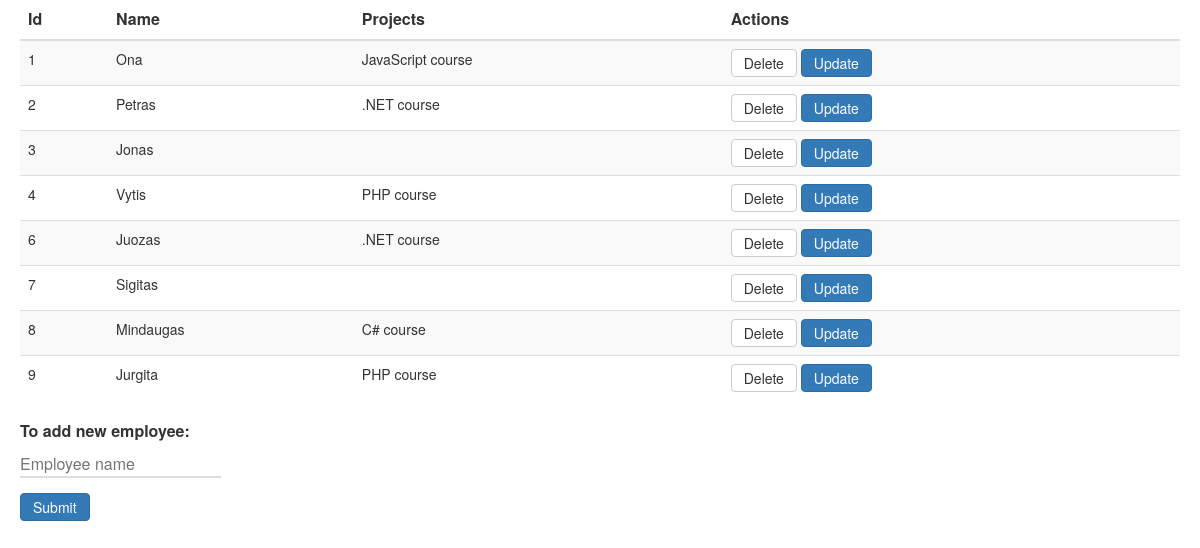
Page /employees.php on the committed database.
### tables this page shows
CREATE TABLE `employees` (
  `e_id` int NOT NULL AUTO_INCREMENT,
  `e_name` varchar(255) DEFAULT NULL,
  `pro_id` int DEFAULT NULL,
  PRIMARY KEY (`e_id`),
  KEY `employees_ibfk_1` (`pro_id`),
  CONSTRAINT `employees_ibfk_1` FOREIGN KEY (`pro_id`) REFERENCES `projects` (`p_id`) ON DELETE SET NULL ON UPDATE CASCADE,
  CONSTRAINT `employees_ibfk_2` FOREIGN KEY (`pro_id`) REFERENCES `projects` (`p_id`) ON DELETE SET NULL ON UPDATE CASCADE
);

CREATE TABLE `projects` (
  `p_id` int NOT NULL AUTO_INCREMENT,
  `p_name` varchar(255) DEFAULT NULL,
  PRIMARY KEY (`p_id`)
);

### employees.php (the view, shortened to what this page needs)
<?php include 'db_connection.php' ?>
<!DOCTYPE html>
<html lang="en">
<head>
    <link rel="stylesheet" href="https://maxcdn.bootstrapcdn.com/bootstrap/3.4.1/css/bootstrap.min.css">
    <link rel="stylesheet" href="./style.css">
</head>
<body>
    <div class="main_table">
        <?php
        $sql = 'SELECT DISTINCT e_id, e_name, p_name FROM employees LEFT JOIN projects ON employees.pro_id = projects.p_id';
        $result = mysqli_query($conn, $sql);
        if (mysqli_num_rows($result) > 0) {
            print('<table class="table table-striped">
                    <thead>
                        <tr>
                            <th>Id</th>
                            <th>Name</th>
                            <th>Projects</th>
                            <th>Actions</th>
                        </tr>
                    </thead>');
            while ($row = mysqli_fetch_assoc($result)) {
                print('<tr>
                        <td>' . $row['e_id'] . '</td>
                        <td>' . $row['e_name'] . '</td>
                        <td>' . $row['p_name'] . '</td>
                        <td>
                            <form class="actions" action="" method="POST">
                                <input type="hidden" name="id" value="' . $row['e_id'] . '">
                                <button class="btn btn-default" type="submit" name="delete" value="' . $row['e_id'] . '">Delete</button>
                            </form>
                            <form class="actions" action="" method="POST">
                                    <input type="hidden" name="id" value="' . $row['e_id'] . '">
                                    <input type="hidden" name="name" value="' . $row['e_name'] . '">
                                    <button class="btn btn-primary" type="submit" name="update" value="' . $row['e_id'] . '">Update</button>
                            </form>
                        </td>
                    </tr>');
            }
            print('</table>');
            if (isset($_POST['update'])) {
                $crnt_name = $_POST['name'];
                $crnt_id = $_POST['id'];
                $null = NULL;
                print('<div>
                    <form class="actions" action="" method="POST">
                        <input type="hidden" name="id" value="' . $crnt_id . '">
                        <input type="text" id="e_name" name="e_name" value="' . $crnt_name . '"><br>
                        <select class="form-select" aria-label="Default select example" name="p_name" id="p_name">
                            <option selected>Projects</option>
                            <option name="null" id="null" value="' . $null . '"></option>');
                $upd = 'SELECT DISTINCT p_id, p_name FROM projects LEFT JOIN employees ON projects.p_id = employees.pro_id';
                $upd_result = mysqli_query($conn, $upd);
                while ($row = mysqli_fetch_assoc($upd_result)) {
                    print('<option name="p_name" id="p_name" value="' . $row['p_id'] . '">' . $row['p_name'] . '</option>');
                }
                print('</select>
                        <br>
                        <button class="btn btn-primary" type="submit" name="update_name">Change</button>
                    </form>
                </div>');
            } else {
                print('<div>
                    <form class="actions" action="" method="POST">
                        <label for="e_name">To add new employee:</label><br>
                        <input type="text" id="e_name" name="e_name" placeholder="Employee name"><br>
                        <button class="btn btn-primary" type="submit" name="create_employee">Submit</button>
                    </form>
                </div>');
            }
        } else {
            echo "0 results";
        }
        ?>
    </div>
</body>
</html>

### style.css (style rules this page uses)
body, body * { margin: 0; padding: 0; vertical-align: top; box-sizing: border-box; }
.main_table { padding: 0 20px 10px 20px; }
.main_table th { font-size: 16px; }
form { display: inline-block; }
.actions > .btn { padding: 3px 12px; }
.actions > label { font-size: 16px; }
.actions > input { font-size: 16px; margin: 10px 0 15px 0; border: none; border-bottom: 2px solid #ddd; }

### rows in the picture
employees: e_id "1", e_name "Ona", pro.p_name "JavaScript course"
employees: e_id "2", e_name "Petras", pro.p_name ".NET course"
employees: e_id "3", e_name "Jonas"
employees: e_id "4", e_name "Vytis", pro.p_name "PHP course"
employees: e_id "6", e_name "Juozas", pro.p_name ".NET course"
employees: e_id "7", e_name "Sigitas"
employees: e_id "8", e_name "Mindaugas", pro.p_name "C# course"
employees: e_id "9", e_name "Jurgita", pro.p_name "PHP course"
